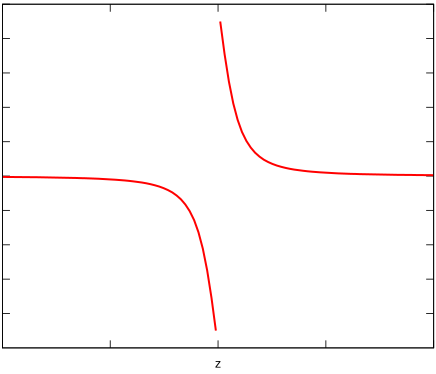

gnuplot code for this plot:
set terminal svg
set output "potenziale_disco.svg"
set xlabel "z"
plot x*(1./abs(x)-1./((1**2+x**2)**(1/2.)))
#pause -1
